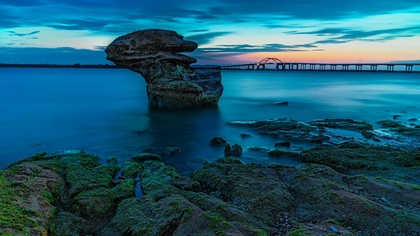
%> input picture Bachelors Year 3/Computer Vision/Training dictionaries for rare representations. Eliminate noise and restore images/data/RE26uH2_1920x1080.jpg, 420 x 236 px, shrunk from 1920 x 1080 before the run
$ octave ruleaza_proiect.m   (GNU Octave 9; MATLAB toolbox functions it lacks are replaced by stand-ins)
%> lines starting %> are read from the running program, lines starting %| are printed output that depends on the picture
### Bachelors Year 3/Computer Vision/Training dictionaries for rare representations. Eliminate noise and restore images/cod/realizeaza_task.m
function [I, Ic, Iperturb, ipsnr, issim] = realizeaza_task(parametri)

imdir = parametri.imageDirectory;
imgsrc = parametri.originalImage;

% Add noise to original image and vectorize
I = double(imread([imdir,imgsrc]));
Inoisy = [];
Imiss = [];
IcR = [];
IcG = [];
IcB = [];
ipsnr = 0;
issim = 0;

switch parametri.tipTest

    case 'test_denoising_distinct'
        sigma = parametri.noiseStandardDeviation;
        Inoisy = I + sigma*randn(size(I));
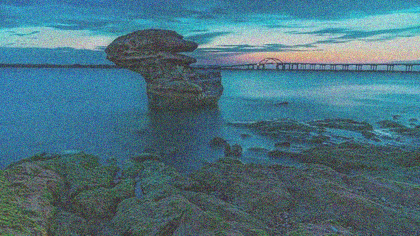
%> Inoisy: size 236x420x3 double; mean R, G, B 29.8, 90.2, 111.5; drawn with min black and max white

        if size(I, 3) == 1
            [Ic, ipsnr, issim] = test_denoising_distinct(I(:, :, 1), Inoisy(:, :, 1), parametri);
        else
            InoisyR = Inoisy(:, :, 1);
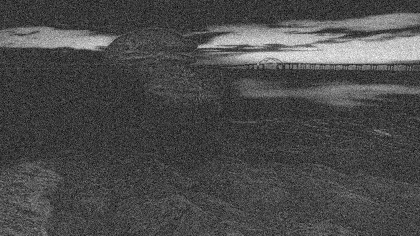
%> InoisyR: size 236x420 double; min -85.03, max 305.4, mean 29.8; drawn with min black and max white
            InoisyG = Inoisy(:, :, 2);
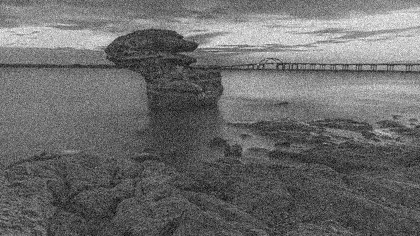
%> InoisyG: size 236x420 double; min -57.74, max 292.4, mean 90.2; drawn with min black and max white
            InoisyB = Inoisy(:, :, 3);
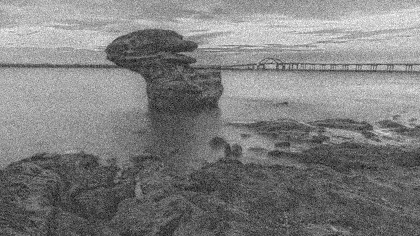
%> InoisyB: size 236x420 double; min -76.13, max 300.2, mean 111.5; drawn with min black and max white

            [IcR, ipsnr1, issim1] = test_denoising_distinct(I(:, :, 1), InoisyR, parametri);
            [IcG, ipsnr2, issim2] = test_denoising_distinct(I(:, :, 2), InoisyG, parametri);
            [IcB, ipsnr3, issim3] = test_denoising_distinct(I(:, :, 3), InoisyB, parametri);

            Ic = cat(3, IcR, IcG, IcB);

            ipsnr = (ipsnr1 + ipsnr2 + ipsnr3) / 3;
            issim = (issim1 + issim2 + issim3) / 3;
        end
        I = uint8(I);
        Inoisy = uint8(Inoisy);
        Ic = uint8(Ic);
        Iperturb = Inoisy;

        figure, imshow(I);
        figure, imshow(Inoisy);
        figure, imshow(Ic);

    case 'test_denoising_overlapping'
        sigma = parametri.noiseStandardDeviation;
        Inoisy = I + sigma*randn(size(I));

        if size(I, 3) == 1
            [Ic, ipsnr, issim] = test_denoising_overlapping(I(:, :, 1), Inoisy(:, :, 1), parametri);
        else
            InoisyR = Inoisy(:, :, 1);
            InoisyG = Inoisy(:, :, 2);
            InoisyB = Inoisy(:, :, 3);

            [IcR, ipsnr1, issim1] = test_denoising_overlapping(I(:, :, 1), InoisyR, parametri);
            [IcG, ipsnr2, issim2] = test_denoising_overlapping(I(:, :, 2), InoisyG, parametri);
            [IcB, ipsnr3, issim3] = test_denoising_overlapping(I(:, :, 3), InoisyB, parametri);

            Ic = cat(3, IcR, IcG, IcB);

            ipsnr = (ipsnr1 + ipsnr2 + ipsnr3) / 3;
            issim = (issim1 + issim2 + issim3) / 3;
        end
        I = uint8(I);
        Inoisy = uint8(Inoisy);
        Ic = uint8(Ic);
        Iperturb = Inoisy;

        figure, imshow(I);
        figure, imshow(Inoisy);
        figure, imshow(Ic);


    case 'test_inpainting'
        if size(I, 3) == 1
            [Ic, ipsnr, issim, Imiss] = test_inpainting(I(:, :, 1), parametri);
        else
            [IcR, ipsnr1, issim1, Imiss1] = test_inpainting(I(:, :, 1), parametri);
            [IcG, ipsnr2, issim2, Imiss2] = test_inpainting(I(:, :, 2), parametri);
            [IcB, ipsnr3, issim3, Imiss3] = test_inpainting(I(:, :, 3), parametri);

            Ic = cat(3, IcR, IcG, IcB);
            Imiss = cat(3, Imiss1, Imiss2, Imiss3);

            ipsnr = (ipsnr1 + ipsnr2 + ipsnr3) / 3;
            issim = (issim1 + issim2 + issim3) / 3;
        end

        I = uint8(I);
        Imiss = uint8(Imiss);
        Ic = uint8(Ic);
        Iperturb = Imiss;

        figure, imshow(I);
        figure, imshow(Imiss);
        figure, imshow(Ic);

    otherwise
        disp("Optiune Invalida");
        return;
end

end

### Bachelors Year 3/Computer Vision/Training dictionaries for rare representations. Eliminate noise and restore images/cod/test_denoising_distinct.m
function [Ic, ipsnr, issim] = test_denoising_distinct(I, Inoisy, parametri)

% Copyright (c) 2018 Paul Irofti <paul@irofti.net>
%
% Permission to use, copy, modify, and/or distribute this software for any
% purpose with or without fee is hereby granted, provided that the above
% copyright notice and this permission notice appear in all copies.
%
% THE SOFTWARE IS PROVIDED "AS IS" AND THE AUTHOR DISCLAIMS ALL WARRANTIES
% WITH REGARD TO THIS SOFTWARE INCLUDING ALL IMPLIED WARRANTIES OF
% MERCHANTABILITY AND FITNESS. IN NO EVENT SHALL THE AUTHOR BE LIABLE FOR
% ANY SPECIAL, DIRECT, INDIRECT, OR CONSEQUENTIAL DAMAGES OR ANY DAMAGES
% WHATSOEVER RESULTING FROM LOSS OF USE, DATA OR PROFITS, WHETHER IN AN
% ACTION OF CONTRACT, NEGLIGENCE OR OTHER TORTIOUS ACTION, ARISING OUT OF
% OR IN CONNECTION WITH THE USE OR PERFORMANCE OF THIS SOFTWARE.

%% DL denoising with training on noisy image
%%-------------------------------------------------------------------------
datadir = parametri.dataDirectory;
img = parametri.originalImage;
p = parametri.patchSize;                   % patch size
s = parametri.sparsity;                    % sparsity
N = parametri.totalNumberOfPatches;        % total number of patches
n = parametri.dictionarySize;              % dictionary size
K = parametri.DL;                          % DL
sigma = parametri.noiseStandardDeviation;  % noise standard deviation
%%-------------------------------------------------------------------------
dataprefix = 'denoise';

addpath(genpath('DL'));
ts = datestr(now, 'yyyymmddHHMMss');
%% Initial Data
errs = zeros(1,K);
fname = [datadir dataprefix '-' img '-sigma' num2str(sigma) ...
    '-n' num2str(n) '-' ts '.mat'];

% Random dictionary
%> the run ends on the next line
D0 = normc(randn(p^2,n));

I = double(I);
Inoisy = double(Inoisy);

% % % figure;
% % % subplot(1,2,1), imshow(I,[]);
% % % subplot(1,2,2), imshow(Inoisy,[]);

%extract distinct patches
Ynoisy = im2col(Inoisy, [p p], 'distinct');
Ynmean = mean(Ynoisy);
Ynoisy = Ynoisy - repmat(Ynmean,size(Ynoisy,1),1);

save(fname, 'Inoisy', 'Ynoisy', 'Ynmean');

%% Dictionary Learning
%pick N random patched from all patches
Y = Ynoisy(:,randperm(size(Ynoisy,2), N));
D = D0;
for iter = 1:K
    X = omp(Y, D, s);
    [D, X] = aksvd(Y, D, X, iter);
    errs(iter) = norm(Y - D*X, 'fro') / sqrt(numel(Y));
end
save(fname,'D','X','errs','-append');
%% Denoising via Sparse Representation

% Sparse representation
max_s = size(Ynoisy,1)/2;   % maximum density is half the patch
gain = 1.15;                % default noise gain
params = {'error', sqrt(size(Ynoisy,1))*gain*sigma, 'maxatoms', max_s};
Xc = omp(Ynoisy,D,max_s,[],params{:});

% Completati codul Matlab pentru reconstructia imaginii Ic
Y = D * Xc;
Yc = Y + repmat(Ynmean, size(Ynoisy,1), 1);
Ic = col2im(Yc, [p, p], [size(I, 1), size(I, 2)],  'distinct');
% errs1 = norm(Ynoisy - D*Xc, 'fro') / sqrt(numel(Ynoisy));

% Clean vs. Original
ipsnr = psnr(Ic,I,255);
issim = ssim(Ic, I, 'DynamicRange', 255);
sprintf('psnr=%f ssim=%f\n', ipsnr, issim);

save(fname,'Ic','Yc','Xc','ipsnr','issim','-append');

end

### Bachelors Year 3/Computer Vision/Training dictionaries for rare representations. Eliminate noise and restore images/cod/ruleaza_proiect.m
clear; clc; close all; fclose all; format compact; tic;
%%
%referinte
datadir = '../data/savedData/';   % data directory
imdir = '../data/';               % image directory
imgsrc = 'RE26uH2_1920x1080.jpg'; % original image

%seteaza parametri
parametri.dataDirectory = datadir;
parametri.imageDirectory = imdir;
parametri.originalImage = imgsrc;
parametri.patchSize = 8;
parametri.sparsity = 6;
parametri.totalNumberOfPatches = 1000;
parametri.dictionarySize = 256;
parametri.DL = 50;
parametri.noiseStandardDeviation = 20;
parametri.missingDataRatio = 0.7;
% tipurite de test sunt: test_denoising_distinct
%                        test_denoising_overlapping
%                        test_inpainting

parametri.tipTest = 'test_denoising_distinct';
[I, Ic, Iperturb, ipsnr, issim] = realizeaza_task(parametri);

$ run again, with Bachelors Year 3/Computer Vision/Training dictionaries for rare representations. Eliminate noise and restore images/data/RE1Kj5A_1920x1080.jpg copied over Bachelors Year 3/Computer Vision/Training dictionaries for rare representations. Eliminate noise and restore images/data/RE26uH2_1920x1080.jpg
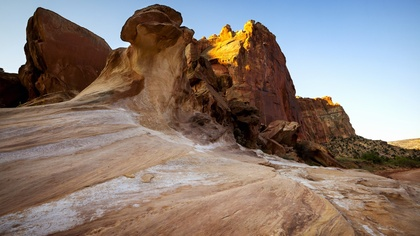
%> input picture Bachelors Year 3/Computer Vision/Training dictionaries for rare representations. Eliminate noise and restore images/data/RE1Kj5A_1920x1080.jpg, 420 x 236 px, shrunk from 1920 x 1080 before the run
%> in realizeaza_task, `InoisyR = Inoisy(:, :, 1);`:
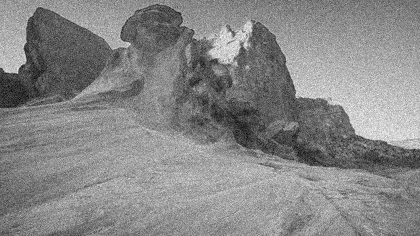
%> InoisyR: size 236x420 double; min -67.06, max 318, mean 137.3; drawn with min black and max white
%> in realizeaza_task, `InoisyB = Inoisy(:, :, 3);`:
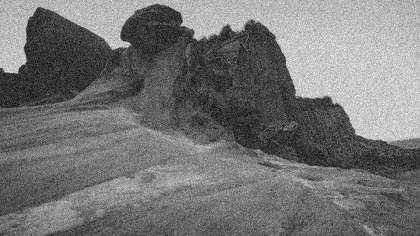
%> InoisyB: size 236x420 double; min -76.36, max 341, mean 115.9; drawn with min black and max white

$ run again, with Bachelors Year 3/Computer Vision/Training dictionaries for rare representations. Eliminate noise and restore images/data/RE1MJwN_1920x1080.jpg copied over Bachelors Year 3/Computer Vision/Training dictionaries for rare representations. Eliminate noise and restore images/data/RE26uH2_1920x1080.jpg
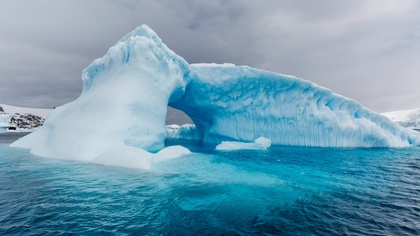
%> input picture Bachelors Year 3/Computer Vision/Training dictionaries for rare representations. Eliminate noise and restore images/data/RE1MJwN_1920x1080.jpg, 420 x 236 px, shrunk from 1920 x 1080 before the run
%> in realizeaza_task, `InoisyR = Inoisy(:, :, 1);`:
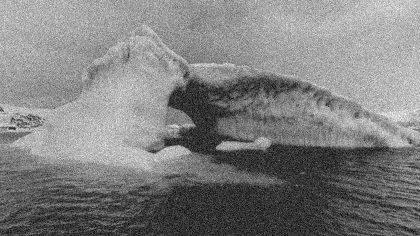
%> InoisyR: size 236x420 double; min -69.83, max 294.8, mean 113.2; drawn with min black and max white
%> in realizeaza_task, `InoisyB = Inoisy(:, :, 3);`:
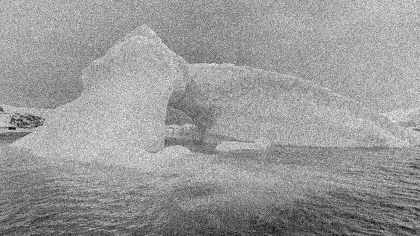
%> InoisyB: size 236x420 double; min -9.88, max 301.8, mean 177.6; drawn with min black and max white
